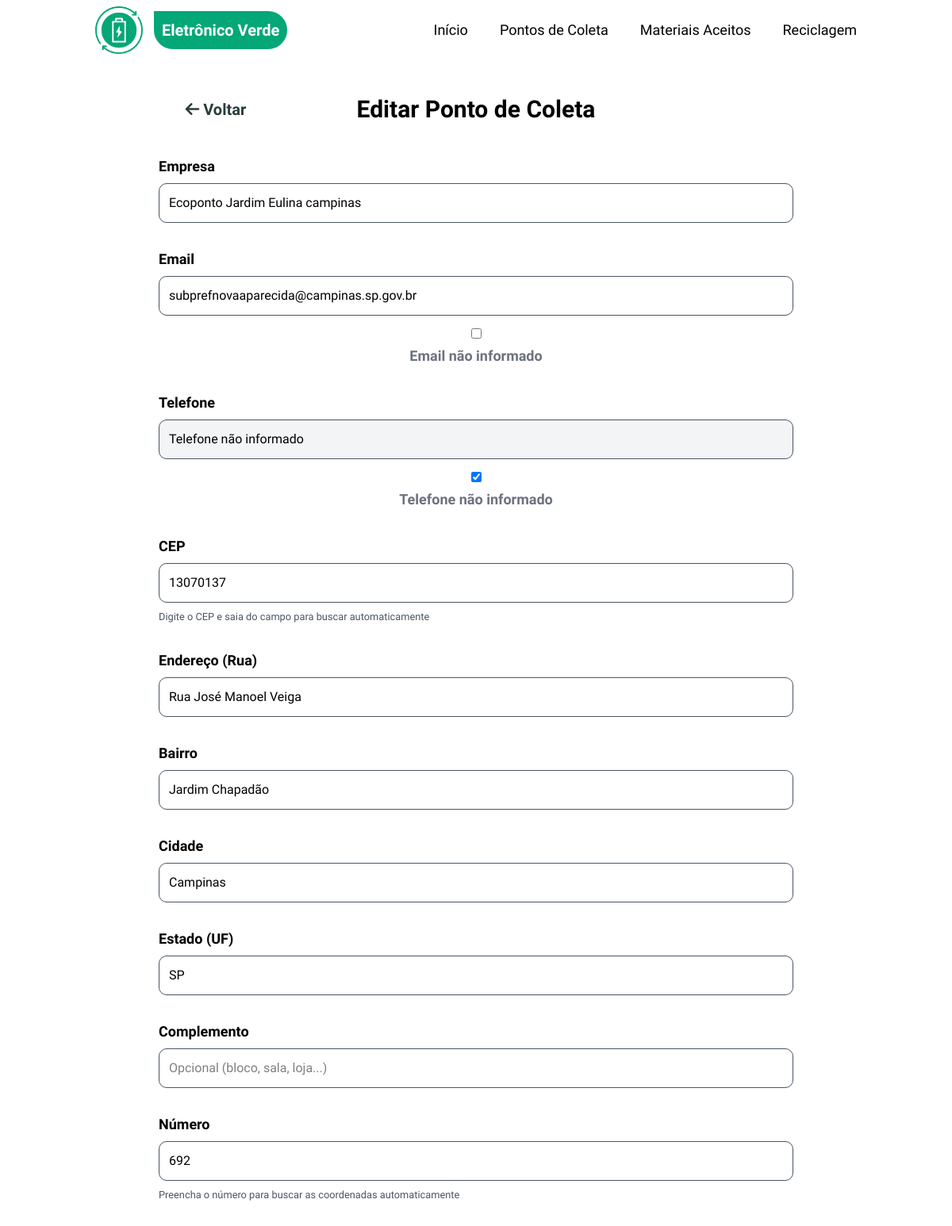
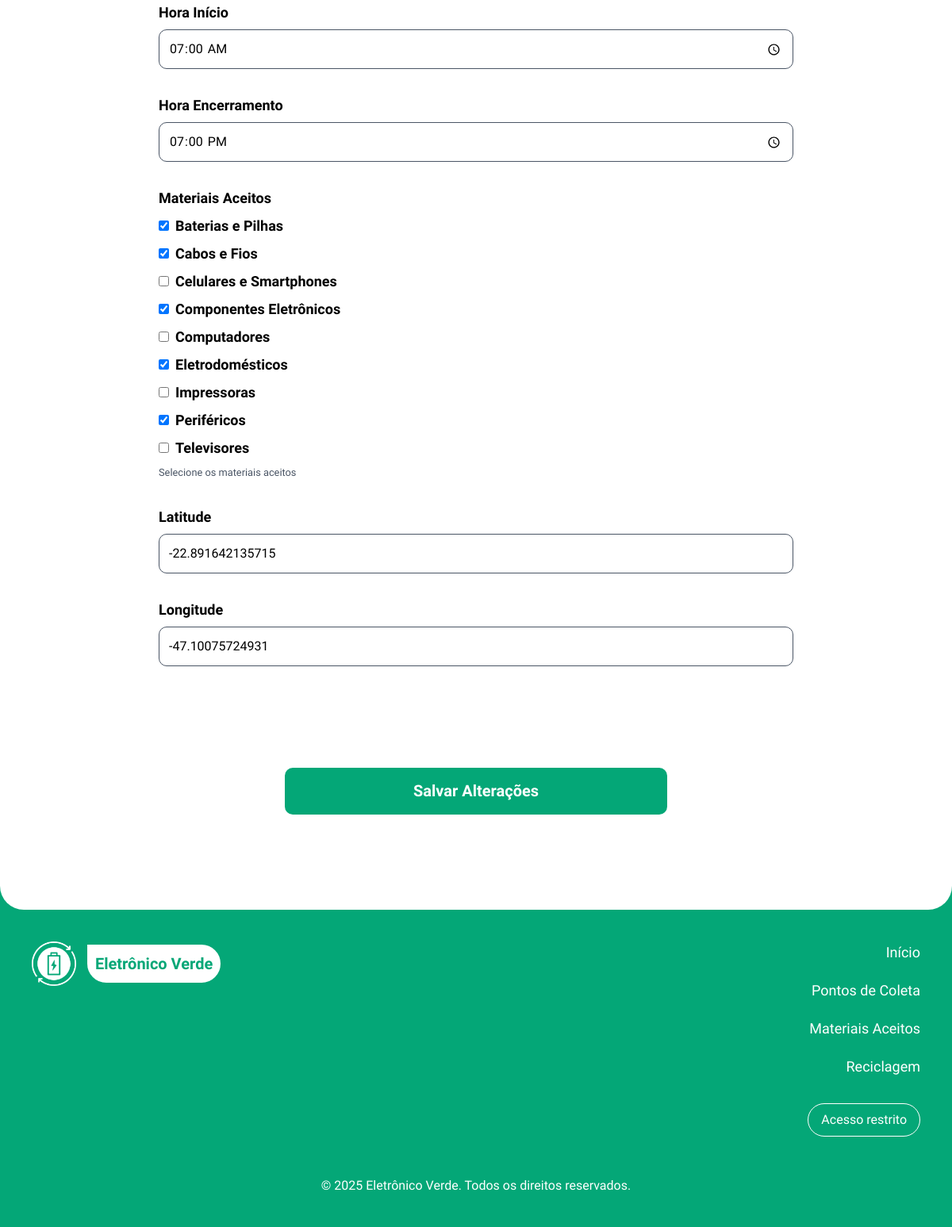
The page /editar-ponto?id=4 (signed in) on the database its author committed (2 pictures, top to bottom).
### tables this page shows
CREATE TABLE pontos_coleta (
    id INTEGER PRIMARY KEY AUTOINCREMENT,
    empresa VARCHAR(200) NOT NULL,
    endereco VARCHAR(255) NOT NULL,
    numero VARCHAR(20) NOT NULL,
    complemento VARCHAR(100),
    cep VARCHAR(10) NOT NULL,
    hora_inicio TIME NOT NULL,
    hora_encerrar TIME NOT NULL,
    telefone VARCHAR(20) NOT NULL,
    email VARCHAR(150) NOT NULL,
    latitude DECIMAL(10, 8),
    longitude DECIMAL(11, 8),
    ativo BOOLEAN DEFAULT 1,
    created_at DATETIME DEFAULT CURRENT_TIMESTAMP,
    updated_at DATETIME DEFAULT CURRENT_TIMESTAMP,
    cidade VARCHAR(100),
    estado VARCHAR(2),
    bairro VARCHAR(100)
);

CREATE TABLE materiais (
    id INTEGER PRIMARY KEY AUTOINCREMENT,
    nome VARCHAR(100) NOT NULL UNIQUE,
    descricao TEXT,
    icone VARCHAR(50),
    created_at DATETIME DEFAULT CURRENT_TIMESTAMP,
    updated_at DATETIME DEFAULT CURRENT_TIMESTAMP
);

### src/Presentation/Views/pontos-coleta/editar.php (the view, shortened to what the rows shown need)
<?php
require_once __DIR__ . '/../layouts/header.php';
?>
<main class="relative z-2 bg-white rounded-b-[30px]">
    <div class="container mx-auto pt-30 pb-30 p-5">
        <div class="w-full flex flex-col md:flex-row items-center justify-between pb-10 flex-wrap">
            <div class="w-1/3 flex justify-center mb-20 md:mb-0">
                <a href="/eletronicoverde/acesso-restrito" class="relative transition-all duration-150 text-third font-bold p-1 text-xl hover:text-primary
                before:absolute before:h-px before:w-0 hover:before:w-full before:bg-primary before:bottom-0 before:left-0 before:transition-all before:duration-150">
                <i class="fa-solid fa-arrow-left"></i> Voltar
                </a>
            </div>
            <div class="w-full md:w-1/3 text-center">
                <h1 class="text-2xl md:text-3xl font-bold">Editar Ponto de Coleta</h1>
            </div>
        </div>
        <form method="post" action="/eletronicoverde/ponto-coleta/atualizar" id="form1">
            <div>
                <label for="empresa">Empresa</label>
                <input type="text" id="empresa" name="txtempresa"
                       value="<?= htmlspecialchars($pontoColeta['empresa']) ?>"
                       placeholder="Nome da empresa"
                       required>
            </div>
            <div>
                <label for="email">Email</label>
                <input type="email" id="email" name="txtemail"
                       value="<?= htmlspecialchars($pontoColeta['email']) ?>"
                       placeholder="contato@empresa.com"
                       required>
                <div class="checkbox-nao-informado">
                    <input type="checkbox" id="emailNaoInformado" onchange="toggleEmailNaoInformado()">
                    <label for="emailNaoInformado">Email não informado</label>
                </div>
            </div>
            <div>
                <label for="telefone">Telefone</label>
                <input type="text" id="telefone" name="txttelefone"
                       value="<?= htmlspecialchars($pontoColeta['telefone']) ?>"
                       maxlength="15"
                       placeholder="(00) 00000-0000"
                       required>
                <div class="checkbox-nao-informado">
                    <input type="checkbox" id="telefoneNaoInformado" onchange="toggleTelefoneNaoInformado()">
                    <label for="telefoneNaoInformado">Telefone não informado</label>
                </div>
            </div>
            <div>
                <label for="cep">CEP</label>
                <input type="text" id="cep" name="txtcep"
                       value="<?= htmlspecialchars($pontoColeta['cep']) ?>"
                       maxlength="9"
                       placeholder="00000-000"
                       required>
                <small class="text-gray-600">Digite o CEP e saia do campo para buscar automaticamente</small>
            </div>
            <div>
                <label for="endereco">Endereço (Rua)</label>
                <input type="text" id="endereco" name="txtendereco"
                       value="<?= htmlspecialchars($pontoColeta['endereco']) ?>"
                       placeholder="Avenida Exemplo"
                       required>
            </div>
            <div>
                <label for="bairro">Bairro</label>
                <input type="text" id="bairro" name="txtbairro"
                       value="<?= htmlspecialchars($pontoColeta['bairro'] ?? '') ?>"
                       placeholder="Centro"
                       required>
            </div>
            <div>
                <label for="cidade">Cidade</label>
                <input type="text" id="cidade" name="txtcidade"
                       value="<?= htmlspecialchars($pontoColeta['cidade'] ?? '') ?>"
                       placeholder="São Paulo"
                       required>
            </div>
            <div>
                <label for="estado">Estado (UF)</label>
                <input type="text" id="estado" name="txtestado"
                       value="<?= htmlspecialchars($pontoColeta['estado'] ?? '') ?>"
                       maxlength="2" placeholder="SP"
                       required>
            </div>
            <div>
                <label for="complemento">Complemento</label>
                <input type="text" id="complemento" name="txtcomplemento"
                       value="<?= htmlspecialchars($pontoColeta['complemento'] ?? '') ?>"
                       placeholder="Opcional (bloco, sala, loja...)">
            </div>
            <div>
                <label for="numero">Número</label>
                <input type="text" id="numero" name="txtnumero"
                       value="<?= htmlspecialchars($pontoColeta['numero']) ?>"
                       placeholder="123"
                       required>
                <small class="text-gray-600">Preencha o número para buscar as coordenadas automaticamente</small>
            </div>
            <div>
                <label for="hora_inicio">Hora Início</label>
                <input type="time" id="hora_inicio" name="txthora_inicio"
                       value="<?= htmlspecialchars($pontoColeta['hora_inicio']) ?>"
                       required>
            </div>
            <div>
                <label for="hora_encerrar">Hora Encerramento</label>
                <input type="time" id="hora_encerrar" name="txthora_encerrar"
                       value="<?= htmlspecialchars($pontoColeta['hora_encerrar']) ?>"
                       required>
            </div>
            <div>
                <label for="materiais">Materiais Aceitos</label>
                <div id="materiais">
                    <?php
                    $materiaisSelecionados = array_column($pontoColeta['materiais'] ?? [], 'id');
                    foreach ($materiais as $material):
                        $checked = in_array($material->getId(), $materiaisSelecionados) ? 'checked' : '';
                    ?>
                        <label class="flex items-center gap-2">
                            <input
                                type="checkbox"
                                name="materiais_ids[]"
                                value="<?= $material->getId() ?>"
                                <?= $checked ?>
                            >
                            <?= htmlspecialchars($material->getNome()) ?>
                        </label>
                    <?php endforeach; ?>
                </div>
                <small class="text-gray-600">Selecione os materiais aceitos</small>
            </div>
            <div>
                <label for="latitude">Latitude</label>
                <input id="latitude" name="latitude" value="<?= htmlspecialchars($pontoColeta['latitude'] ?? '') ?>">
            </div>
            <div>
                <label for="longitude">Longitude</label>
                <input id="longitude" name="longitude" value="<?= htmlspecialchars($pontoColeta['longitude'] ?? '') ?>">
            </div>
            <div id="geoStatus" class="hidden geo-status"></div>
            <input type="submit" class="btn_cad" value="Salvar Alterações">
        </form>
    </div>
</main>
<?php require_once __DIR__ . '/../layouts/footer.php'; ?>

### rows shown on the page
pontos_coleta: txtempresa "Ecoponto Jardim Eulina campinas", txtemail "subprefnovaaparecida@campinas.sp.gov.br", txttelefone "Telefone não informado", txtcep "13070137", txtendereco "Rua José Manoel Veiga", txtbairro "Jardim Chapadão", txtcidade "Campinas", txtestado "SP", txtnumero "692", txthora_inicio "07:00", txthora_encerrar "19:00", latitude "-22.891642135715", longitude "-47.10075724931"
materiais: nome "Baterias e Pilhas"
materiais: nome "Cabos e Fios"
materiais: nome "Celulares e Smartphones"
materiais: nome "Componentes Eletrônicos"
materiais: nome "Computadores"
materiais: nome "Eletrodomésticos"
materiais: nome "Impressoras"
materiais: nome "Periféricos"
materiais: nome "Televisores"
